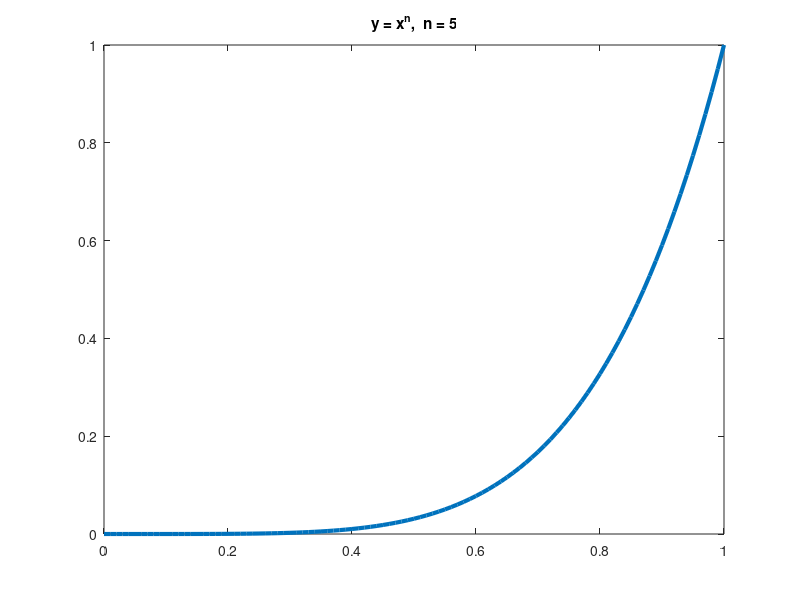

Write MATLAB code to recreate this figure. (Note: this script raises an error after producing the figure.)
x = 0:0.01:1;
%Multi-line comment, select paragraph:Ctrl+R, cancel:Ctrl+T%
% n = 3;         
% y = x.^n;
% plot(x,y,'LineWidth',3)
% title(['y = x^n,  n = ' num2str(n) ])
n = 1:0.5:5;
nImages = length(n);
fig = figure;
%Draw multiple images to display and store each image into a cell array%
for idx = 1:nImages
    y = x.^n(idx);
    plot(x,y,'LineWidth',3)
    title(['y = x^n,  n = ' num2str( n(idx)) ])
    drawnow
    frame = getframe(fig); 
     im{idx}=frame2im(frame);
end
close;
%{
figure;
for idx = 1:nImages
    subplot(3,3,idx)
    imshow(im{idx});
end
%}
filename = 'Mihanshu.gif'; % Specify the output file name
for idx = 1:nImages
    [A,map] = rgb2ind(im{idx},256);
    if idx == 1
        imwrite(A,map,filename,'gif','LoopCount',Inf,'DelayTime',1);
    else
        imwrite(A,map,filename,'gif','WriteMode','append','DelayTime',1);
    end
end